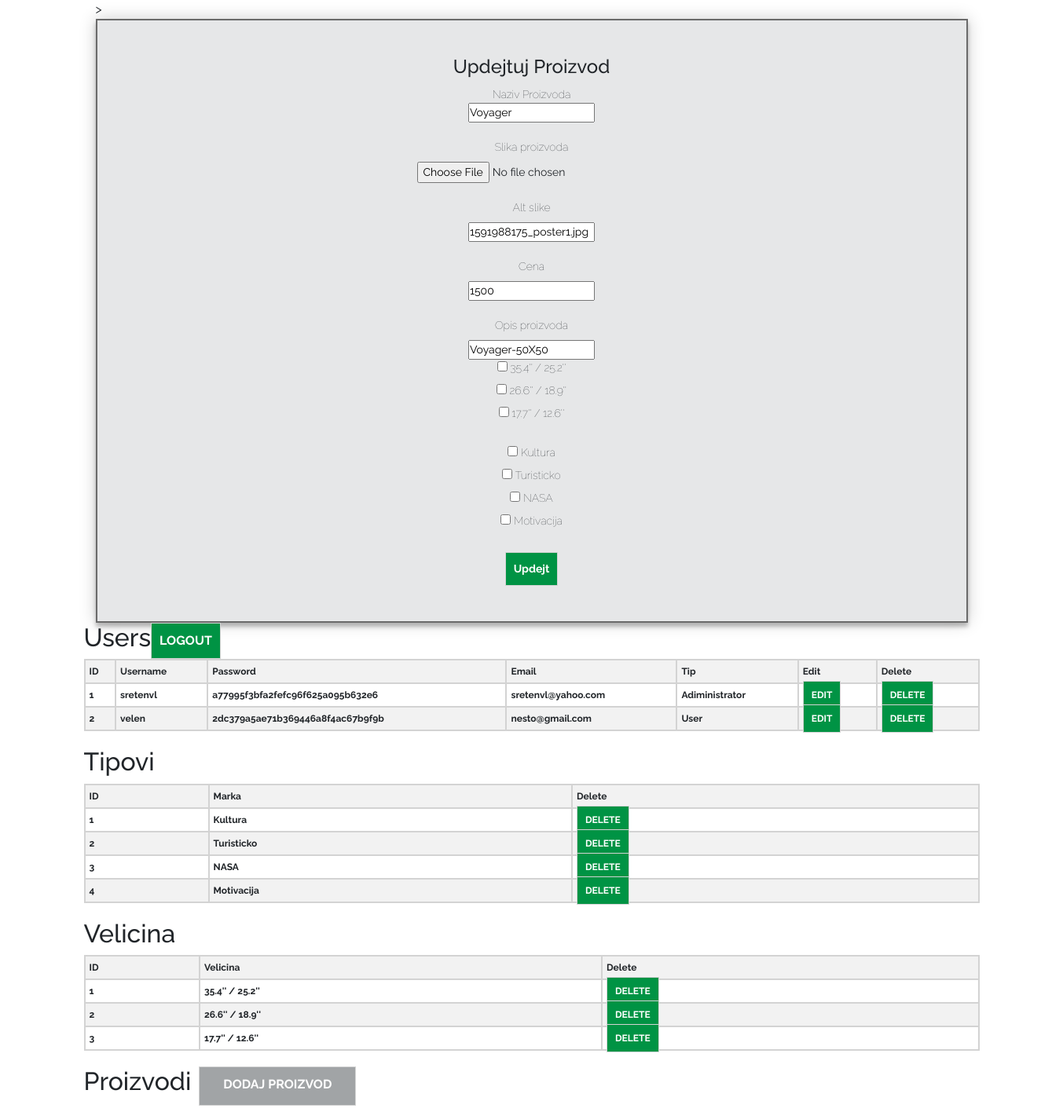
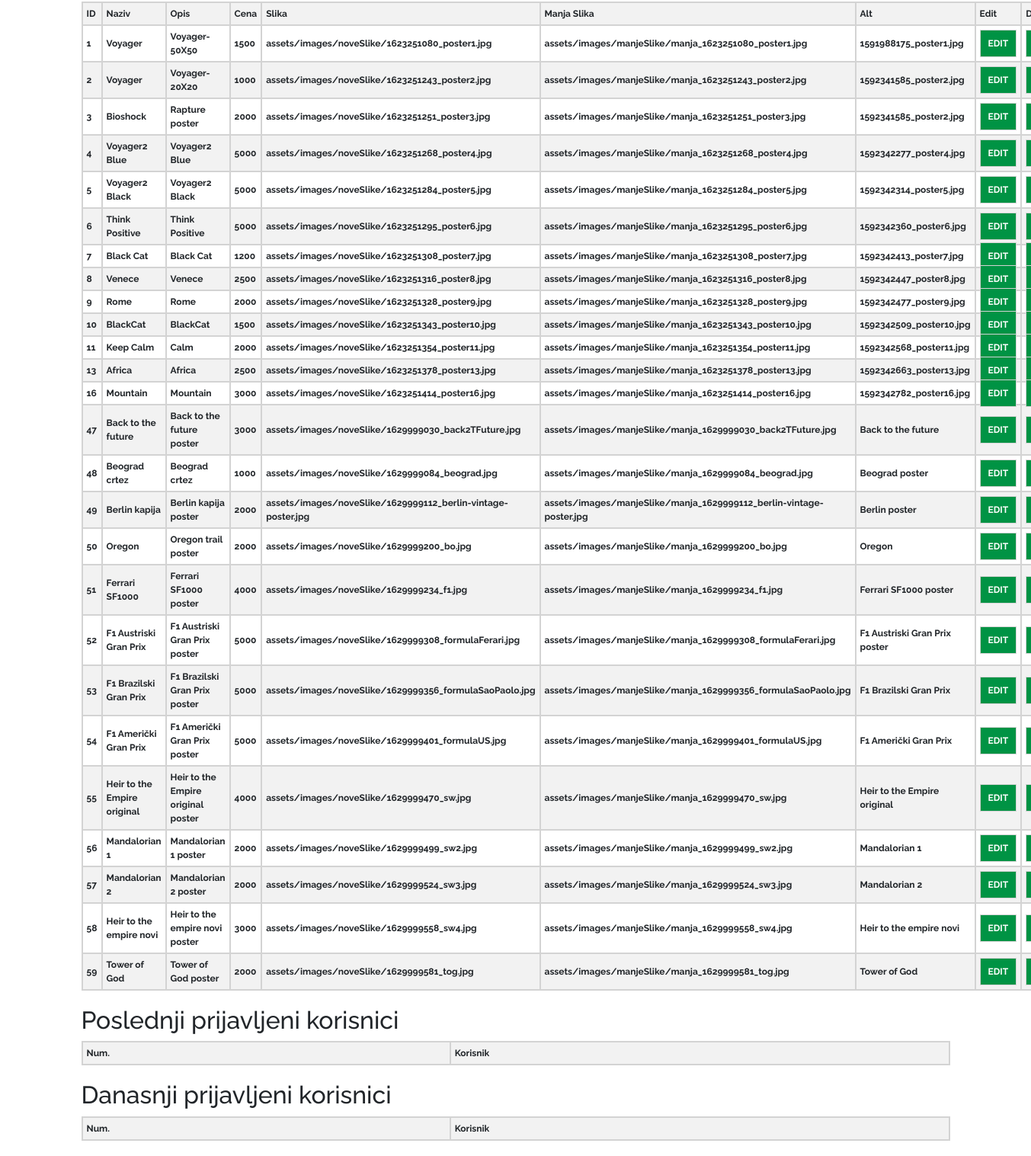
The app's page /index.php?promena=updateProizvod&id=1&naziv=Voyager&opis=Voyager-50X50&cena=1500&altSlike=1591988175_poster1.jpg (signed in) with its own data (2 pictures, top to bottom).
### tables this page shows
CREATE TABLE `velicina` (
  `idVelicine` int(11) NOT NULL,
  `velicina` varchar(50) NOT NULL
);

CREATE TABLE `marke` (
  `idMarke` int(11) NOT NULL,
  `marka` varchar(100) NOT NULL
);

CREATE TABLE `users` (
  `id` int(11) NOT NULL,
  `username` varchar(50) NOT NULL,
  `password` varchar(50) NOT NULL,
  `email` varchar(100) NOT NULL,
  `idTip` int(11) NOT NULL
);

CREATE TABLE `tipkorisnika` (
  `idTip` int(11) NOT NULL,
  `naziv` varchar(50) NOT NULL
);

CREATE TABLE `posteri` (
  `idP` int(11) NOT NULL,
  `naziv` varchar(50) NOT NULL,
  `cena` int(11) NOT NULL,
  `opis` varchar(200) NOT NULL,
  `slika` varchar(150) NOT NULL,
  `manjaSlika` varchar(150) NOT NULL,
  `altSlike` varchar(50) NOT NULL,
  `velicina` int(11) NOT NULL,
  `marka` int(11) NOT NULL
);

### views/adminPan.php (the view, shortened to what this page needs)
<?php
    $upitUser = "SELECT u.id AS id, u.username AS username, u.password AS password, u.email AS email, u.idTip AS idTip, t.naziv AS userTip FROM users AS u INNER JOIN tipkorisnika AS t ON u.idTip = t.idTip";
    $users = $konekcija->query($upitUser)->fetchAll();
    $upitPostera = "SELECT idP, naziv, opis, cena, slika, manjaSlika, altSlike FROM posteri";
    $posteri = $konekcija->query($upitPostera)->fetchAll();
    $upitMarki = "SELECT idMarke, marka FROM marke";
    $marke = $konekcija->query($upitMarki)->fetchAll();
    $upitVelicina = "SELECT idVelicine, velicina FROM velicina";
    $velicine = $konekcija->query($upitVelicina)->fetchAll();
    echo "<div class = 'container'>";
    if(isset($_GET['promena'])){
        if($_GET['promena'] == "updateProizvod"){
            include "views/updateProizvod.php";
        }
        elseif($_GET['promena'] == "addProizvod"){
            include "views/addProizvod.php";
        }
        elseif($_GET['promena'] == "updateUser"){
            include "views/update.php";
        }
    };
?>
    <div class = "row">
        <h1>Users</h1>
        <a href ="models/logout.php" class = "dugmeAdm">LOGOUT</a>
        <table class = "tabela">
            <tr>
                <th>ID</th>
                <th>Username</th>
                <th>Password</th>
                <th>Email</th>
                <th>Tip</th>
                <th>Edit</th>
                <th>Delete</th>
            </tr>
            <?php foreach($users as $user): ?>
            <tr>
                <th><?=$user->id?></th>
                <th><?=$user->username?></th>
                <th><?=$user->password?></th>
                <th><?=$user->email?></th>
                <th><?=$user->userTip?></th>
                <th><a href = "index.php?promena=updateUser&id=<?=$user->id?>&user=<?=$user->username?>&password=<?=$user->password?>&email=<?=$user->email?>&tip=<?=$user->idTip?>" class = "dugmeAdm"?>EDIT</a></th>
                <th><a href = "models/brisanje.php?&id=<?=$user->id?>&userBrisanje=da" name = "brisanje" class = "dugmeAdm">DELETE</a></th>
            </tr>
            <?php endforeach; ?>
        </table>
        <h1>Tipovi</h1>
        <table class = "tabela">
            <tr>
                <th>ID</th>
                <th>Marka</th>
                <th>Delete</th>
            </tr>
            <?php foreach($marke as $marka): ?>
            <tr>
                <th><?=$marka->idMarke?></th>
                <th><?=$marka->marka?></th>
                <th><a href = "models/brisanje.php?&id=<?=$marka->idMarke?>&markaBrisanje=da" name = "brisanje" class = "dugmeAdm">DELETE</a></th>
            </tr>
            <?php endforeach; ?>
        </table>
        <h1>Velicina</h1>
        <table class = "tabela">
            <tr>
                <th>ID</th>
                <th>Velicina</th>
                <th>Delete</th>
            </tr>
            <?php foreach($velicine as $velicina): ?>
            <tr>
                <th><?=$velicina->idVelicine?></th>
                <th><?=$velicina->velicina?></th>
                <th><a href = "models/brisanje.php?&id=<?=$velicina->idVelicine?>&velicinaBrisanje=da" name = "brisanje" class = "dugmeAdm">DELETE</a></th>
            </tr>
            <?php endforeach; ?>
        </table>
        <h1>Proizvodi</h1>
        <a href ="index.php?promena=addProizvod" id = "dodajProizvod">DODAJ PROIZVOD</a>
        <table class = "tabela">
            <tr>
                <th>ID</th>
                <th>Naziv</th>
                <th>Opis</th>
                <th>Cena</th>
                <th>Slika</th>
                <th>Manja Slika</th>
                <th>Alt</th>
                <th>Edit</th>
                <th>Delete</th>
            </tr>
            <?php foreach($posteri as $poster): ?>
            <tr>
                <th><?=$poster->idP?></th>
                <th><?=$poster->naziv?></th>
                <th><?=$poster->opis?></th>
                <th><?=$poster->cena?></th>
                <th><?=$poster->slika?></th>
                <th><?=$poster->manjaSlika?></th>
                <th><?=$poster->altSlike?></th>
                <th><a href = "index.php?promena=updateProizvod&id=<?=$poster->idP?>&naziv=<?=$poster->naziv?>&opis=<?=$poster->opis?>&cena=<?=$poster->cena?>&altSlike=<?=$poster->altSlike?>" class = "dugmeAdm"?>EDIT</a></th>
                <th><a href = "models/brisanje.php?&id=<?=$poster->idP?>&posterBrisanje=da" name = "brisanje" class = "dugmeAdm">DELETE</a></th>
            </tr>
            <?php endforeach; ?>
        </table>
        <h1>Poslednji prijavljeni korisnici</h1>
        <table class = "tabela">
            <tr>
                <th>Num.</th>
                <th>Korisnik</th>
            </tr>
        </table>
        <h1>Danasnji prijavljeni korisnici</h1>
        <table class = "tabela">
            <tr>
                <th>Num.</th>
                <th>Korisnik</th>
            </tr>
        </table>
    </div>
</div>

### views/updateProizvod.php (shortened to what this page needs)
<?php
	$upitVelicina = "SELECT idVelicine, velicina FROM velicina";
    $velicine = $konekcija->query($upitVelicina)->fetchAll();
	$upitMarki = "SELECT idMarke, marka FROM marke";
    $marke = $konekcija->query($upitMarki)->fetchAll();
?>
<div id = "updejtProizvodaProizvod" class = "drzacAdm">
	<div id = "pozadinaUpdate" class = "admPozadina"></div>>
	<div class = "row">
		<form method = "POST" enctype = "multipart/form-data" action= "models/updateProizvod.php">
			<h2>Updejtuj Proizvod</h2>
			<lable>Naziv Proizvoda</lable>
			<br/>
			<input type = "text" name = "naziv" value = '<?php echo $_GET["naziv"] ?>'>
			<br/>
			<br/>
			<label>Slika proizvoda</label>
			<br/>
			<input type = "file" name = "slika">
			<br/>
			<br/>
			<label>Alt slike</label>
			<br/>
			<input type = "text" name = "altSlike" value = '<?php echo $_GET["altSlike"] ?>'>
			<br/>
			<br/>
			<label>Cena</label>
			<br/>
			<input type = "number" name = "cena" value = '<?php echo $_GET["cena"] ?>'>
			<br/>
			<br/>
			<label>Opis proizvoda</label>
			<br/>
			<input type = "text" name = "opis" value = '<?php echo $_GET["opis"] ?>'>
			<br/>
			<?php
			    foreach($velicine as $velicina):
            ?>
            <input type="checkbox" name="velicna" value="<?=$velicina->idVelicine?>">
            <label> <?=$velicina->velicina?></label><br>
            <?php endforeach;?>
			<br/>
			<?php
			    foreach($marke as $marka):
            ?>
            <input type="checkbox" name="marka" value="<?=$marka->idMarke?>">
            <label> <?=$marka->marka?></label><br>
            <?php endforeach;?>
			<br/>
			<button class = "dugmeAdm" type = "submit" name = "dodajP">Updejt</button>
		</form>
	</div>
</div>

### assets/css/style.css (style rules this page uses)
* { margin: 0px; padding: 0px; font-family: "Raleway", sans-serif; }
html { scroll-behavior: smooth; }
a { color: black; text-decoration: none!important; }
h1 { font-size: 2rem; }
h2 { font-size: 1.5rem; }
form { font-family: "Raleway", sans-serif; font-weight: 100; font-size: 14px; }
.tabela { width: 100%; max-width: 100%; margin-bottom: 20px; color: #212529; border: 1px solid #212529; display: table; }
.tabela tbody tr:nth-of-type(odd) { background-color: rgba(0,0,0,.05); }
.tabela tr th { margin: 0 auto; padding: 5px; font-size: 12px; border: 2px solid lightgray; }
.dugmeAdm { padding: 10px; background-color: #009344; font-weight: bold; color: white; border: 1px solid lightgray; text-align: center; }
#dodajProizvod { width: 200px; height: 50px; margin: 0 0 10px 10px; padding: 10px; background-color: #A1A4A6; font-weight: bold; color: white; border: 1px solid lightgray; text-align: center; }
.drzacAdm { display: fixed; width: 100%; height: 100%; top: 0; z-index: 5; opacity: 1; }
.drzacAdm .row { z-index: 2; background-color: #FFFFFF; display: fixed; max-width: 1200px; top: 5%; left: 0; right: 0; margin: auto; padding: 45px; text-align: center; box-shadow: 0 0 20px 0 rgba(0, 0, 0, 0.2), 0 5px 5px 0 rgba(0, 0, 0, 0.24); background-color: #e6e7e8; border: 2px solid #6A6A6A; }
.drzacAdm .row h2 { margin: 0 auto; margin-bottom: 10px; }
.drzacAdm .row form { max-height: 700px; margin: 0 auto; max-width: 500px; top: 25%; left: 0; right: 0; margin-left: auto; margin-right: auto; text-align: center; }

### records on screen
velicina: velicina "35.4'' / 25.2''", idVelicine "1"
velicina: velicina "26.6'' / 18.9''", idVelicine "2"
velicina: velicina "17.7'' / 12.6''", idVelicine "3"
marke: marka "Kultura", idMarke "1"
marke: marka "Turisticko", idMarke "2"
marke: marka "NASA", idMarke "3"
marke: marka "Motivacija", idMarke "4"
users: id "1", username "sretenvl", password "a77995f3bfa2fefc96f625a095b632e6", email "sretenvl@yahoo.com", idTip.naziv "Adiministrator"
users: id "2", username "velen", password "2dc379a5ae71b369446a8f4ac67b9f9b", email "nesto@gmail.com", idTip.naziv "User"
posteri: idP "1", naziv "Voyager", opis "Voyager-50X50", cena "1500", slika "assets/images/noveSlike/1623251080_poster1.jpg", manjaSlika "assets/images/manjeSlike/manja_1623251080_poster1.jpg", altSlike "1591988175_poster1.jpg"
posteri: idP "2", naziv "Voyager", opis "Voyager-20X20", cena "1000", slika "assets/images/noveSlike/1623251243_poster2.jpg", manjaSlika "assets/images/manjeSlike/manja_1623251243_poster2.jpg", altSlike "1592341585_poster2.jpg"
posteri: idP "3", naziv "Bioshock", opis "Rapture poster", cena "2000", slika "assets/images/noveSlike/1623251251_poster3.jpg", manjaSlika "assets/images/manjeSlike/manja_1623251251_poster3.jpg", altSlike "1592341585_poster2.jpg"
posteri: idP "4", naziv "Voyager2 Blue", opis "Voyager2 Blue", cena "5000", slika "assets/images/noveSlike/1623251268_poster4.jpg", manjaSlika "assets/images/manjeSlike/manja_1623251268_poster4.jpg", altSlike "1592342277_poster4.jpg"
posteri: idP "5", naziv "Voyager2 Black", opis "Voyager2 Black", cena "5000", slika "assets/images/noveSlike/1623251284_poster5.jpg", manjaSlika "assets/images/manjeSlike/manja_1623251284_poster5.jpg", altSlike "1592342314_poster5.jpg"
posteri: idP "6", naziv "Think Positive", opis "Think Positive", cena "5000", slika "assets/images/noveSlike/1623251295_poster6.jpg", manjaSlika "assets/images/manjeSlike/manja_1623251295_poster6.jpg", altSlike "1592342360_poster6.jpg"
posteri: idP "7", naziv "Black Cat", opis "Black Cat", cena "1200", slika "assets/images/noveSlike/1623251308_poster7.jpg", manjaSlika "assets/images/manjeSlike/manja_1623251308_poster7.jpg", altSlike "1592342413_poster7.jpg"
posteri: idP "8", naziv "Venece", opis "Venece", cena "2500", slika "assets/images/noveSlike/1623251316_poster8.jpg", manjaSlika "assets/images/manjeSlike/manja_1623251316_poster8.jpg", altSlike "1592342447_poster8.jpg"
posteri: idP "9", naziv "Rome", opis "Rome", cena "2000", slika "assets/images/noveSlike/1623251328_poster9.jpg", manjaSlika "assets/images/manjeSlike/manja_1623251328_poster9.jpg", altSlike "1592342477_poster9.jpg"
posteri: idP "10", naziv "BlackCat", opis "BlackCat", cena "1500", slika "assets/images/noveSlike/1623251343_poster10.jpg", manjaSlika "assets/images/manjeSlike/manja_1623251343_poster10.jpg", altSlike "1592342509_poster10.jpg"
posteri: idP "11", naziv "Keep Calm", opis "Calm", cena "2000", slika "assets/images/noveSlike/1623251354_poster11.jpg", manjaSlika "assets/images/manjeSlike/manja_1623251354_poster11.jpg", altSlike "1592342568_poster11.jpg"
posteri: idP "13", naziv "Africa", opis "Africa", cena "2500", slika "assets/images/noveSlike/1623251378_poster13.jpg", manjaSlika "assets/images/manjeSlike/manja_1623251378_poster13.jpg", altSlike "1592342663_poster13.jpg"
posteri: idP "16", naziv "Mountain", opis "Mountain", cena "3000", slika "assets/images/noveSlike/1623251414_poster16.jpg", manjaSlika "assets/images/manjeSlike/manja_1623251414_poster16.jpg", altSlike "1592342782_poster16.jpg"
posteri: idP "47", naziv "Back to the future", opis "Back to the future poster", cena "3000", slika "assets/images/noveSlike/1629999030_back2TFuture.jpg", manjaSlika "assets/images/manjeSlike/manja_1629999030_back2TFuture.jpg", altSlike "Back to the future"
posteri: idP "48", naziv "Beograd crtez", opis "Beograd crtez", cena "1000", slika "assets/images/noveSlike/1629999084_beograd.jpg", manjaSlika "assets/images/manjeSlike/manja_1629999084_beograd.jpg", altSlike "Beograd poster"
posteri: idP "49", naziv "Berlin kapija", opis "Berlin kapija poster", cena "2000", slika "assets/images/noveSlike/1629999112_berlin-vintage-poster.jpg", manjaSlika "assets/images/manjeSlike/manja_1629999112_berlin-vintage-poster.jpg", altSlike "Berlin poster"
posteri: idP "50", naziv "Oregon", opis "Oregon trail poster", cena "2000", slika "assets/images/noveSlike/1629999200_bo.jpg", manjaSlika "assets/images/manjeSlike/manja_1629999200_bo.jpg", altSlike "Oregon"
posteri: idP "51", naziv "Ferrari SF1000", opis "Ferrari SF1000 poster", cena "4000", slika "assets/images/noveSlike/1629999234_f1.jpg", manjaSlika "assets/images/manjeSlike/manja_1629999234_f1.jpg", altSlike "Ferrari SF1000 poster"
posteri: idP "52", naziv "F1 Austriski Gran Prix", opis "F1 Austriski Gran Prix poster", cena "5000", slika "assets/images/noveSlike/1629999308_formulaFerari.jpg", manjaSlika "assets/images/manjeSlike/manja_1629999308_formulaFerari.jpg", altSlike "F1 Austriski Gran Prix poster"
posteri: idP "53", naziv "F1 Brazilski Gran Prix", opis "F1 Brazilski Gran Prix poster", cena "5000", slika "assets/images/noveSlike/1629999356_formulaSaoPaolo.jpg", manjaSlika "assets/images/manjeSlike/manja_1629999356_formulaSaoPaolo.jpg", altSlike "F1 Brazilski Gran Prix"
posteri: idP "54", naziv "F1 Američki Gran Prix", opis "F1 Američki Gran Prix poster", cena "5000", slika "assets/images/noveSlike/1629999401_formulaUS.jpg", manjaSlika "assets/images/manjeSlike/manja_1629999401_formulaUS.jpg", altSlike "F1 Američki Gran Prix"
posteri: idP "55", naziv "Heir to the Empire original", opis "Heir to the Empire original poster", cena "4000", slika "assets/images/noveSlike/1629999470_sw.jpg", manjaSlika "assets/images/manjeSlike/manja_1629999470_sw.jpg", altSlike "Heir to the Empire original"
posteri: idP "56", naziv "Mandalorian 1", opis "Mandalorian 1 poster", cena "2000", slika "assets/images/noveSlike/1629999499_sw2.jpg", manjaSlika "assets/images/manjeSlike/manja_1629999499_sw2.jpg", altSlike "Mandalorian 1"
posteri: idP "57", naziv "Mandalorian 2", opis "Mandalorian 2 poster", cena "2000", slika "assets/images/noveSlike/1629999524_sw3.jpg", manjaSlika "assets/images/manjeSlike/manja_1629999524_sw3.jpg", altSlike "Mandalorian 2"
posteri: idP "58", naziv "Heir to the empire novi", opis "Heir to the empire novi poster", cena "3000", slika "assets/images/noveSlike/1629999558_sw4.jpg", manjaSlika "assets/images/manjeSlike/manja_1629999558_sw4.jpg", altSlike "Heir to the empire novi"
posteri: idP "59", naziv "Tower of God", opis "Tower of God poster", cena "2000", slika "assets/images/noveSlike/1629999581_tog.jpg", manjaSlika "assets/images/manjeSlike/manja_1629999581_tog.jpg", altSlike "Tower of God"
